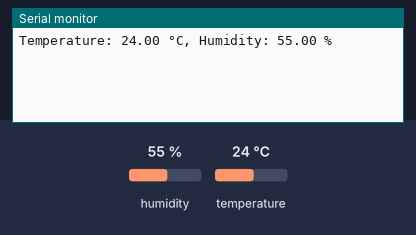
A sketch run on a simulated ESP8266 (NodeMCU). Parts: the last lines printed to the serial monitor. Inputs (shaded band) come from the test bench; at power-on: humidity 55 %, temperature 24 °C. WiFi joins after 1.5 s; servers stay silent unless stated.

Above: at 3.0 s.
3.1 s: humidity set to 22 %
At 4.4 s:
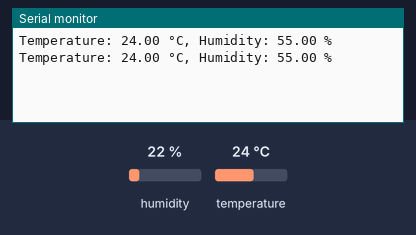
4.6 s: temperature set to 12 °C
At 5.6 s:
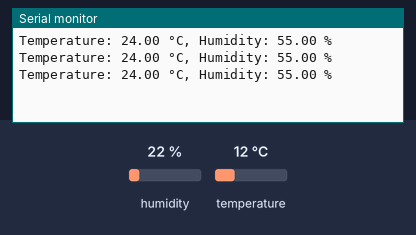
6.1 s: humidity set to 40 %
At 8.2 s:
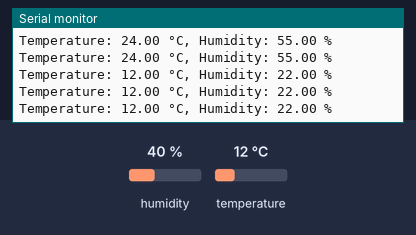
Timing chart, 0 to 9.7 s (numbered marks = the images above; inputs shaded):
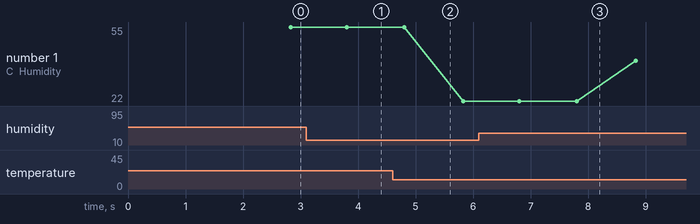

Measured:
- plotted number 1: 22 → 40 after the input at 6.1 s

The sketch:

DHT11_Blynk.ino
```cpp
#define BLYNK_TEMPLATE_ID "TMPL67ATTbEka"
#define BLYNK_TEMPLATE_NAME "DHT11"
#define BLYNK_AUTH_TOKEN "09tNVsV7kPQWzgs8GkRZTmcNAh3rUom2"

#include <ESP8266WiFi.h>
#include <BlynkSimpleEsp8266.h>
#include <DHT.h>

// Ganti dengan kredensial Wi-Fi Anda
char ssid[] = "P1";
char pass[] = "69696969";

// Token autentikasi Blynk
char auth[] = BLYNK_AUTH_TOKEN;

// Pin DHT dan tipe sensor
#define DHTPIN D1 // Pin data DHT11
#define DHTTYPE DHT11

DHT dht(DHTPIN, DHTTYPE);

// Timer untuk pengiriman data ke Blynk
BlynkTimer timer;

void sendDHTData() {
  float t = dht.readTemperature(); // Membaca suhu
  float h = dht.readHumidity();    // Membaca kelembapan

  // Cek apakah pembacaan valid
  if (isnan(t) || isnan(h)) {
    Serial.println("Failed to read from DHT sensor!");
    return;
  }

  // Kirim data ke Blynk
  Blynk.virtualWrite(V0, t); // Kirim suhu ke Virtual Pin V0
  Blynk.virtualWrite(V1, h); // Kirim kelembapan ke Virtual Pin V1

  Serial.print("Temperature: ");
  Serial.print(t);
  Serial.print(" °C, Humidity: ");
  Serial.print(h);
  Serial.println(" %");
}

void setup() {
  // Inisialisasi Serial Monitor
  Serial.begin(9600);

  // Inisialisasi DHT sensor
  dht.begin();

  // Hubungkan ke Blynk
  Blynk.begin(auth, ssid, pass);

  // Set timer untuk mengirim data setiap 1 detik
  timer.setInterval(1000L, sendDHTData);
}

void loop() {
  Blynk.run();
  timer.run();
}
```
